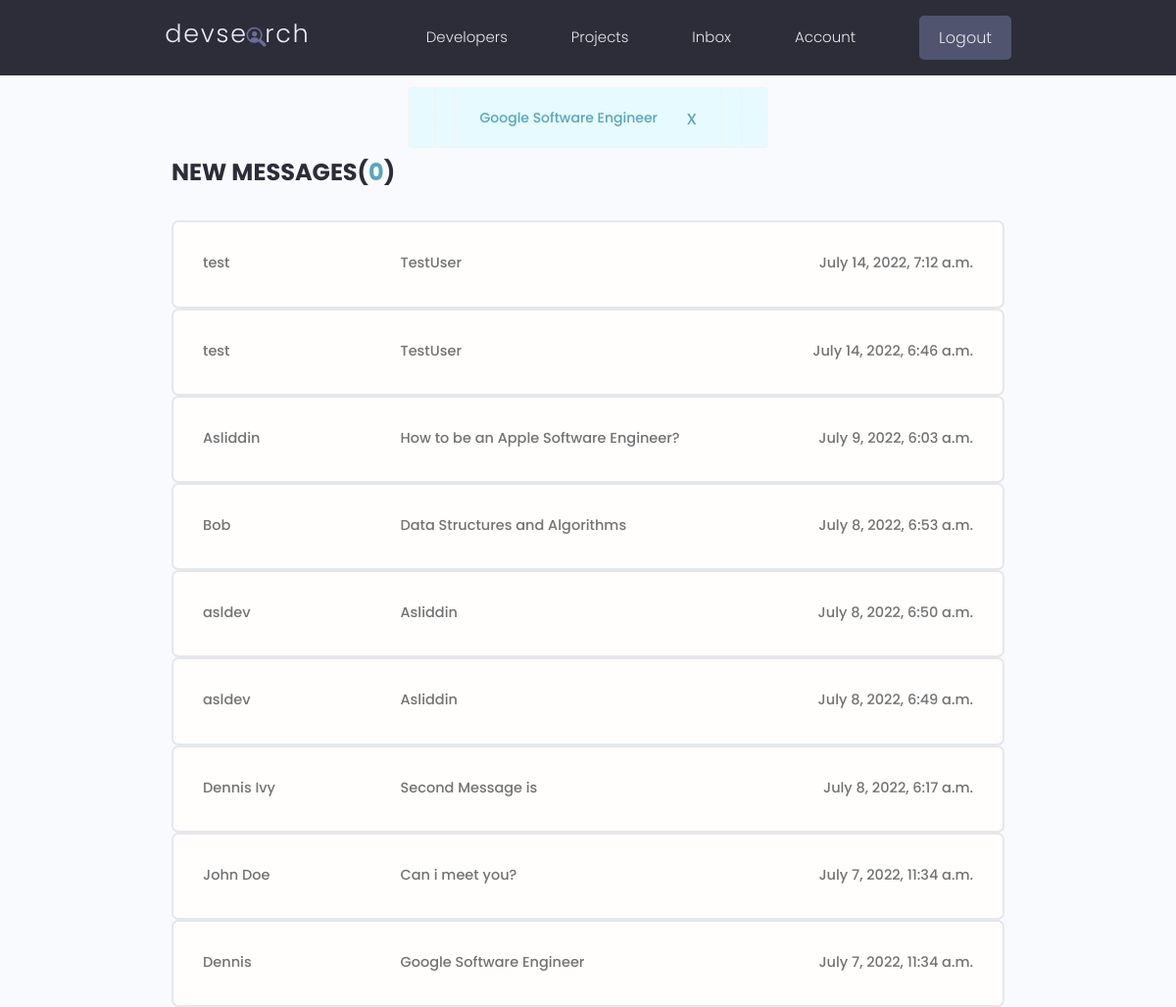
The page /inbox/ (signed in) on the database its author committed.
### users/models.py (models this page shows, shortened)
class Message(models.Model):
    sender = models.ForeignKey(Profile, on_delete=models.SET_NULL, blank=True, null=True)
    recipient = models.ForeignKey(Profile, on_delete=models.SET_NULL, blank=True, null=True, related_name='messages')
    name = models.CharField(max_length=200, null=True, blank=True)
    email = models.EmailField(max_length=200, null=True, blank=True)
    subject = models.CharField(max_length=200, null=True, blank=True)
    body = models.TextField()
    is_read = models.BooleanField(default=False, null=True)
    created = models.DateTimeField(auto_now_add=True)
    id = models.UUIDField(default=uuid.uuid4, unique=True, primary_key=True, editable=False)
    class Meta:
        ordering = ['is_read', '-created']
    def __str__(self):
        return self.subject

### users/views.py (the view)
# urls.py: path('inbox/', views.inboxMessages, name='inbox-messages'),
@login_required(login_url='login')
def inboxMessages(request):
    profile = request.user.profile
    messageRequests = profile.messages.all()
    unreadCount  = messageRequests.filter(is_read=False).count()
    context = {'messages': messageRequests, 'unreadCount': unreadCount}
    return render(request, 'users/inbox.html', context)

### users/templates/users/inbox.html
{% extends 'main.html' %}
{% block content %}
  <main class="inbox my-xl">
    <div class="content-box">
      <h3 class="inbox__title">New Messages(<span>{{unreadCount}}</span>)</h3>
      {% for message in messages %}
      <ul class="messages">
        {% if message.is_read == False %}
          <li class="message message--unread">
        {% else%}
          <li class="message message--read">
        {% endif %}
            <a href="{% url 'single-message' message.id %}">
              <span class="message__author">{{message.name}}</span>
              <span class="message__subject">{{message.subject}}</span>
              <span class="message__date">{{message.created}}</span>
            </a>
          </li>
        </ul>
      {% endfor %}
    </div>
  </main>
{% endblock content %}

### templates/main.html (shortened to what this page needs)
<!DOCTYPE html>
{% load static %}
<html lang="en">
<head>
    <link rel="stylesheet" href="https://cdn.iconmonstr.com/1.3.0/css/iconmonstr-iconic-font.min.css" />
    <link rel="stylesheet" href="{% static 'uikit/styles/uikit.css' %}" />
    <link rel="stylesheet" href="{% static 'styles/app.css' %}" />
</head>
<body>
    {% include 'navbar.html' %}
    {% if messages %}
        {% for message in messages %}
        <div class="alert  alert--{{message.tags}}">
            <p class="alert__message">{{ message }}</p>
            <button class="alert__close">x</button>
        </div>
        {% endfor %}
    {% endif %}
    {% block content %}
    {% endblock content%}
</body>
</html>

### static/styles/app.css (style rules this page uses)
:root { --color-sub: #2d2d39; }
.content-box { width: 95%; max-width: 85rem; margin: 0 auto; }
.inbox { height: 90vh; }
.inbox__title, .inbox__title span { font-size: 2.4rem; font-weight: 700; color: var(--color-sub); text-transform: uppercase; text-align: left; margin-bottom: 3rem; }
.inbox__title span { color: var(--color-main); }
.messages { list-style: none; background: var(--color-white); padding: 0.5rem 3rem; border: 2px solid var(--color-light); border-radius: 0.7rem; }
.message { padding: 2.5rem 0; }
.message > a span { font-size: 1.45rem; font-weight: 500; }
.message > a { display: flex; gap: 1rem; }
.message__author, .message__date { flex-basis: 25%; }
.message__subject { flex-basis: 50%; }
.message__date { text-align: right; }
.alert { position: fixed; left: 50%; top: 120px; transform: translate(-50%, -50%); z-index: 99999; }

### static/uikit/styles/modules/_variables.css (style rules this page uses)
:root { --color-main: #5aa5b9; --color-main-light: #e6faff; --color-sub: #3f4156; --color-sub-light: #51546e; --color-sub-lighter: #ededfd; --color-text: #737373; --color-gray: #8b8b8b; --color-light: #e5e7eb; --color-light-gray: #767676; --color-bg: #f8fafd; --color-white: #fffefd; --color-white-light: #f3f3f3; --color-success: #359e64; --color-success-bg: #def8e8; --color-error: #fc4b0b; --color-error-bg: #fff2ee; --font-base: 'Poppins', arial, helvetica, 'Segoe UI', roboto, ubuntu, sans-serif; --font-monospace: 'Fira Code', 'Courier New', courier, monospace; --font-regular: 300; --font-medium: 500; --font-bold: 700; --generic-shadow: 1px 1px 5px #00000010; --generic-transition: all 0.3s ease-in-out; }

### static/uikit/styles/modules/_base.css (style rules this page uses)
* { margin: 0; padding: 0; box-sizing: border-box; text-rendering: optimizeLegibility; color: inherit; font-size: inherit; }
html { font-size: 50%; }
@media only screen and (min-width: 480px) { html { font-size: 56.25%; } }
@media only screen and (min-width: 1200px) { html { font-size: 62.5%; } }
body { line-height: 1.6; font-weight: 400; font-size: 1.5rem; color: var(--color-text); background-color: var(--color-bg); min-height: 100vh; }

### static/uikit/styles/modules/_typography.css (style rules this page uses)
* { font-family: var(--font-base); }
h3 { font-size: 3.2rem; font-weight: var(--font-medium); }
p, span, strong { font-size: 1.6rem; color: var(--color-text); font-weight: var(--font-regular); }
a { padding-bottom: 2px; text-decoration: none; display: inline-block; color: var(--color-main); font-weight: var(--font-medium); }

### static/uikit/styles/modules/_utilities.css (style rules this page uses)
.my-xl { margin: 8rem auto; }

### static/uikit/styles/modules/_alert.css (style rules this page uses)
.alert { display: inline-flex; gap: 3rem; justify-content: space-between; align-items: center; padding: 1.5rem 2.5rem; border-radius: 3px; border: 1px solid var(--color-white-light); margin-bottom: 1rem; margin-right: 1rem; }
.alert, .alert > .alert__message { background-color: var(--color-main-light); color: var(--color-main); font-size: 1.4rem; font-weight: var(--font-medium); }
.alert > .alert__close { background: transparent; cursor: pointer; border: none; outline: transparent; font-size: 2rem; transition: var(--generic-transition); }

### rows shown on the page
Message: subject "Google Software Engineer", name "Dennis", created "July 7, 2022, 11:34 a.m."
Message: name "test", subject "TestUser", created "July 14, 2022, 7:12 a.m."
Message: name "test", subject "TestUser", created "July 14, 2022, 6:46 a.m."
Message: name "Asliddin", subject "How to be an Apple Software Engineer?", created "July 9, 2022, 6:03 a.m."
Message: name "Bob", subject "Data Structures and Algorithms", created "July 8, 2022, 6:53 a.m."
Message: name "asldev", subject "Asliddin", created "July 8, 2022, 6:50 a.m."
Message: name "asldev", subject "Asliddin", created "July 8, 2022, 6:49 a.m."
Message: name "Dennis Ivy", subject "Second Message is", created "July 8, 2022, 6:17 a.m."
Message: name "John Doe", subject "Can i meet you?", created "July 7, 2022, 11:34 a.m."

### other values the page prints
{{ unreadCount }} "0"
